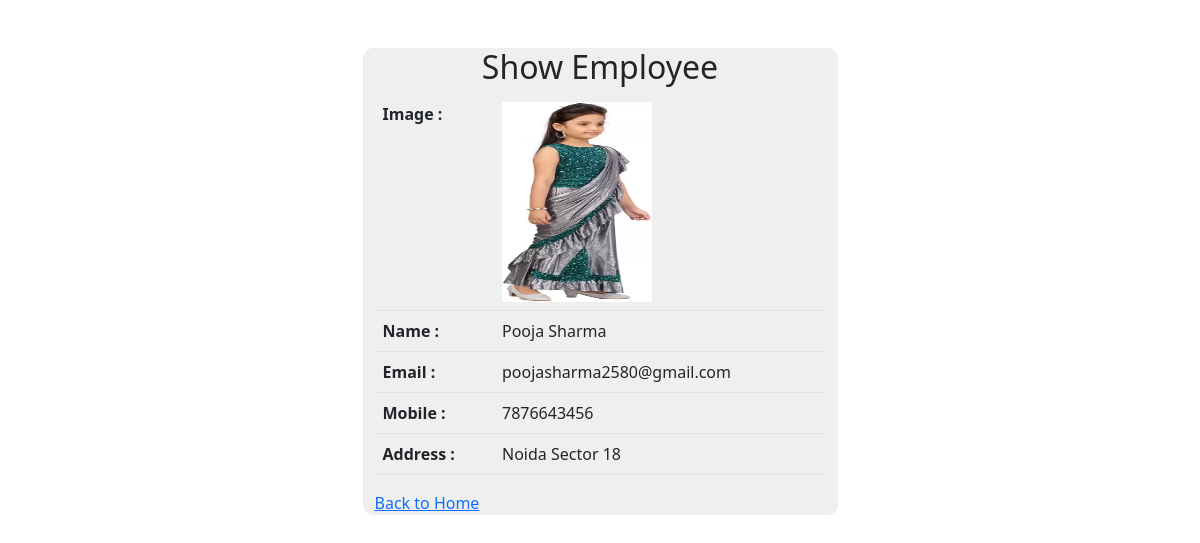
The app's page /showview/2/ with its own data.
### crud/models.py (models this page shows)
class Employee(models.Model):
    name = models.CharField(max_length=100,blank=True,null=True)
    image = models.ImageField(upload_to='image/')
    email = models.EmailField(max_length=150,blank=True,null=True)
    mobile = models.CharField(max_length=15,blank=True,null=True)
    address = models.TextField(max_length=150,blank=True,null=True)
    created_date = models.DateTimeField(auto_now=True,blank=True,null=True)
    updated_date = models.DateTimeField(auto_now_add=True,blank=True,null=True )

### crud/views.py (the view)
# urls.py: path("showview/<int:eid>/", employee_show, name="show"),
def employee_show(request,eid):
    emp = Employee.objects.get(id=eid)
    print(emp,"<---Get Employee View")
    print(emp.name,emp.email)
    d={'emp':emp}
    return render(request,'showview.html',context=d)

### crud/templates/showview.html (shortened to what this page needs)
<!DOCTYPE html>
<html lang="en">
<head>
    <link href="https://cdn.jsdelivr.net/npm/bootstrap@5.2.0-beta1/dist/css/bootstrap.min.css" rel="stylesheet">
</head>
<body>
    <div class="container">
        <div class="row">
            <div class="col-sm-5 mx-auto mx-auto  mt-5" style="border: 1px; border-radius: 10px; background-color: #1111;">
                <h2 class="text-center">Show Employee</h2>
                <table class="table mx-auto">
                    <tr>
                        <th>Image :</th>
                        <td><img src="/media/{{emp.image}}/" height="200px" width="150px" alt="love" class="rounded-squire"></td>
                    </tr>
                    <tr>
                        <th>Name :</th>
                        <td>{{emp.name}}</td>
                    </tr>
                    <tr>
                        <th>Email :</th>
                        <td>{{emp.email}}</td>
                    </tr>
                    <tr>
                        <th>Mobile :</th>
                        <td>{{emp.mobile}}</td>
                    </tr>
                    <tr>
                        <th>Address :</th>
                        <td>{{emp.address}}</td>
                    </tr>
                </table>
                <a href="/">Back to Home</a>
            </div>
        </div>
    </div>
</body>
</html>

### records on screen
Employee: image (picture), name "Pooja Sharma", email "poojasharma2580@gmail.com", mobile "7876643456", address "Noida Sector 18"
